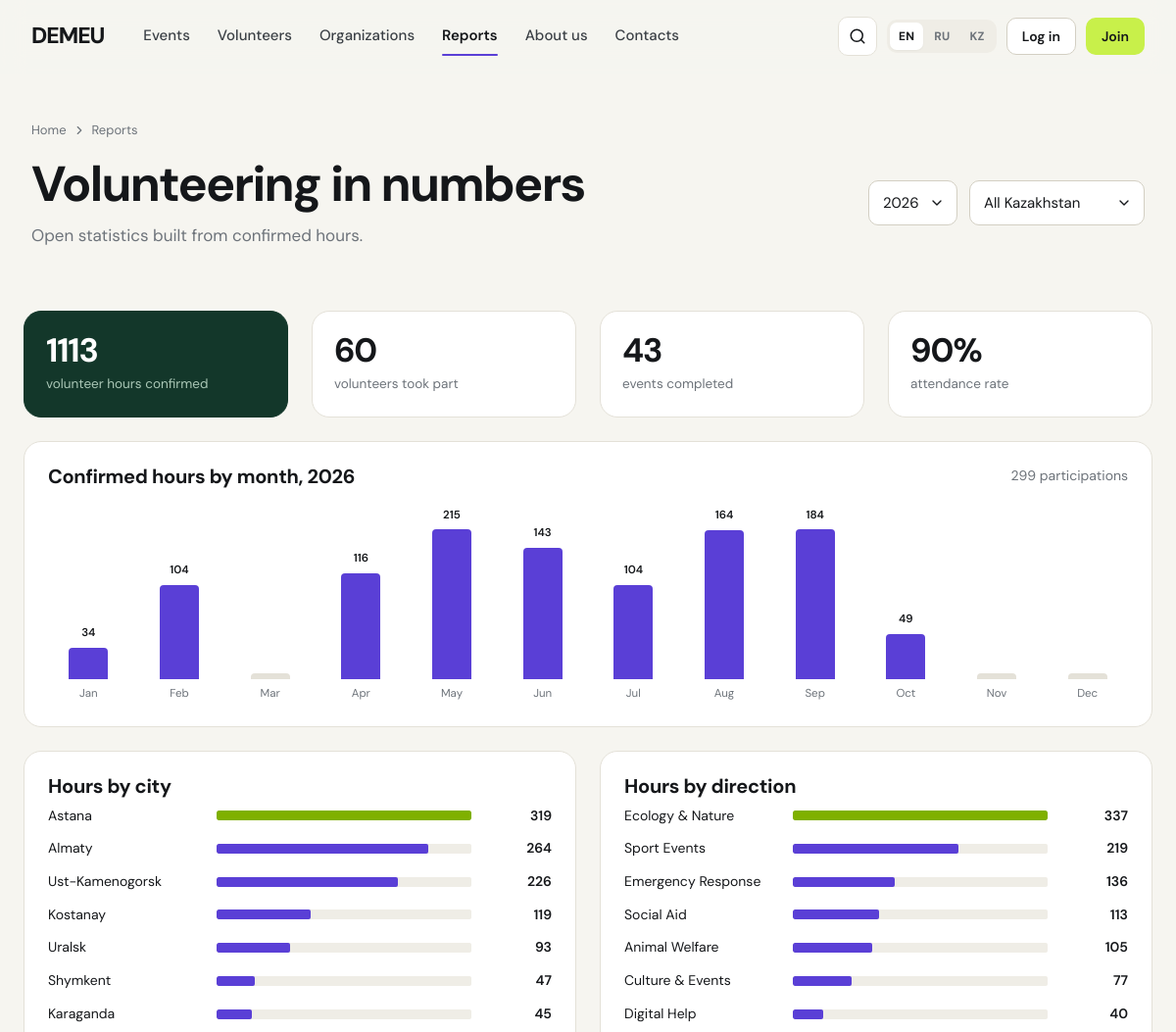
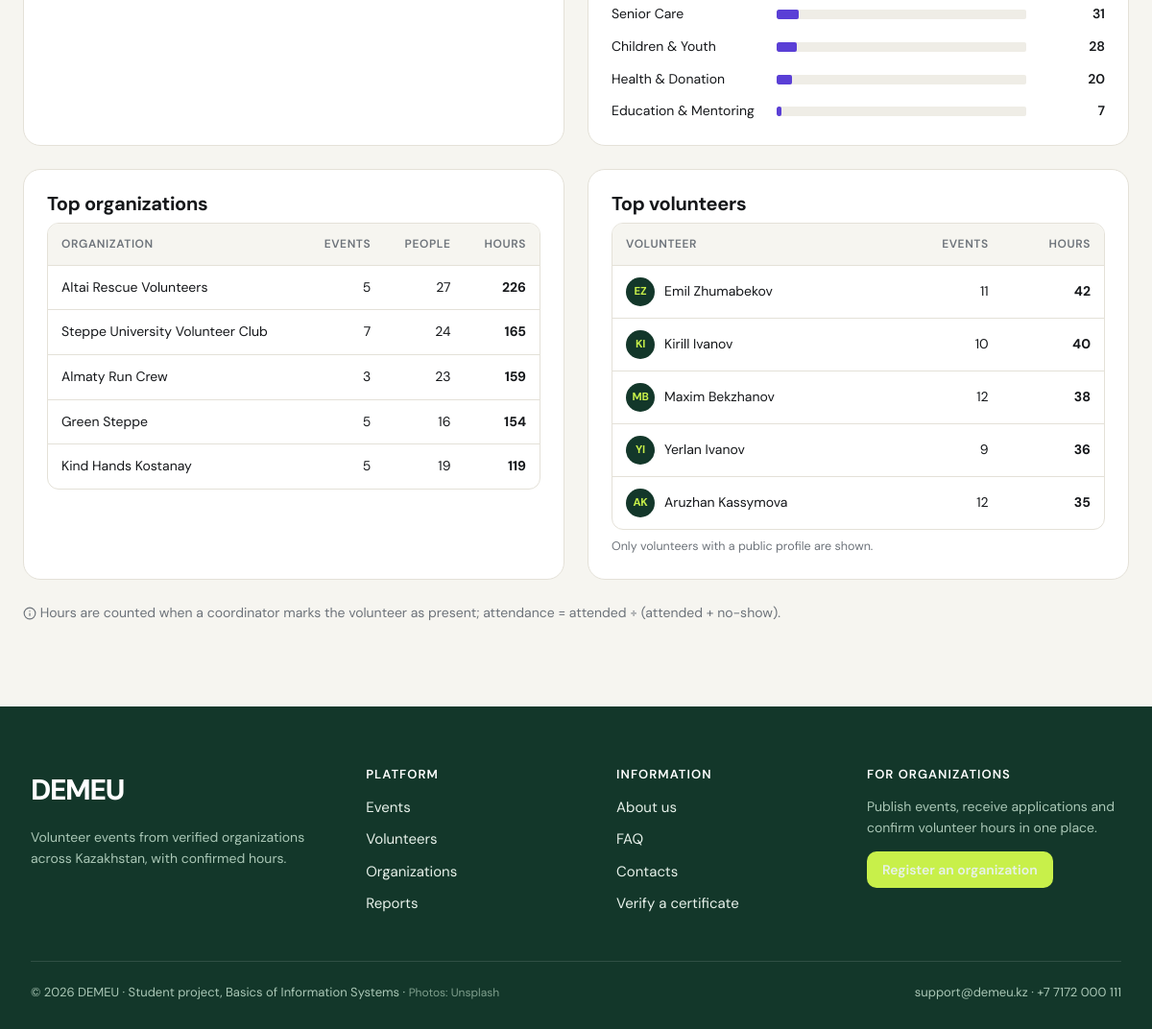
Page /reports on the committed database (2 pictures, top to bottom).
### tables this page shows
CREATE TABLE cities (
    city_id     INTEGER PRIMARY KEY,
    name_en     TEXT NOT NULL UNIQUE,
    name_ru     TEXT NOT NULL,
    name_kk     TEXT NOT NULL,
    region_en   TEXT NOT NULL,
    lat         REAL,
    lng         REAL
);

CREATE TABLE directions (
    direction_id INTEGER PRIMARY KEY,
    slug         TEXT NOT NULL UNIQUE,
    name_en      TEXT NOT NULL,
    name_ru      TEXT NOT NULL,
    name_kk      TEXT NOT NULL,
    icon         TEXT NOT NULL DEFAULT 'heart',
    tone         TEXT NOT NULL DEFAULT 'mint'
                 CHECK (tone IN ('mint','sage','butter','sky','rose','lilac'))
);

CREATE TABLE organizations (
    org_id           INTEGER PRIMARY KEY,
    name             TEXT NOT NULL UNIQUE,
    bin              TEXT NOT NULL UNIQUE CHECK (length(bin) = 12 AND bin NOT GLOB '*[^0-9]*'),
    org_type         TEXT NOT NULL CHECK (org_type IN ('ngo','foundation','initiative','university','government','business')),
    description      TEXT NOT NULL,
    city_id          INTEGER NOT NULL REFERENCES cities(city_id) ON DELETE RESTRICT,
    address          TEXT NOT NULL,
    email            TEXT NOT NULL,
    phone            TEXT NOT NULL,
    website          TEXT,
    logo_path        TEXT,
    founded_year     INTEGER CHECK (founded_year BETWEEN 1950 AND 2100),
    status           TEXT NOT NULL DEFAULT 'pending'
                     CHECK (status IN ('pending','verified','rejected','suspended')),
    status_comment   TEXT,                     -- reason for rejection / suspension
    verified_at      TEXT,
    verified_by      INTEGER REFERENCES users(user_id) ON DELETE SET NULL,
    created_at       TEXT NOT NULL DEFAULT (datetime('now','localtime'))
);

CREATE TABLE volunteers (
    volunteer_id  INTEGER PRIMARY KEY,
    user_id       INTEGER NOT NULL UNIQUE REFERENCES users(user_id) ON DELETE RESTRICT,
    full_name     TEXT NOT NULL CHECK (length(trim(full_name)) >= 3),
    phone         TEXT NOT NULL CHECK (phone GLOB '+7[0-9][0-9][0-9][0-9][0-9][0-9][0-9][0-9][0-9][0-9]'),
    birth_date    TEXT NOT NULL,               -- YYYY-MM-DD, age 14+ checked in the app
    city_id       INTEGER NOT NULL REFERENCES cities(city_id) ON DELETE RESTRICT,
    about         TEXT,
    skills        TEXT,                        -- free text, e.g. "first aid, English, driving"
    avatar_path   TEXT,
    is_public     INTEGER NOT NULL DEFAULT 1 CHECK (is_public IN (0,1)),     -- listed in the catalogue
    show_contacts INTEGER NOT NULL DEFAULT 0 CHECK (show_contacts IN (0,1)), -- phone/email visible to everyone
    created_at    TEXT NOT NULL DEFAULT (datetime('now','localtime'))
);

### demeu/public.py (the view)
@bp.route("/reports")
def reports():
    city = arg_int("city")
    year = arg_int("year") or date.today().year
    cf, cargs = ("AND e.city_id = ?", [city]) if city else ("", [])
    att = f"FROM registrations r JOIN events e USING (event_id) WHERE r.status='attended' {cf}"
    totals = dict(
        hours=scalar(f"SELECT COALESCE(SUM(r.hours_confirmed),0) {att} AND strftime('%Y', e.starts_at)=?",
                     cargs + [str(year)]),
        participations=scalar(f"SELECT COUNT(*) {att} AND strftime('%Y', e.starts_at)=?", cargs + [str(year)]),
        volunteers=scalar(f"SELECT COUNT(DISTINCT r.volunteer_id) {att} AND strftime('%Y', e.starts_at)=?",
                          cargs + [str(year)]),
        events=scalar(f"SELECT COUNT(*) FROM events e WHERE e.status='completed' {cf} AND strftime('%Y', e.starts_at)=?",
                      cargs + [str(year)]),
    )
    marked = query(f"""SELECT SUM(r.status='attended') AS a, SUM(r.status='no_show') AS n FROM registrations r
                       JOIN events e USING (event_id) WHERE strftime('%Y', e.starts_at)=? {cf}""",
                   [str(year)] + cargs, one=True)
    a, n = marked["a"] or 0, marked["n"] or 0
    totals["attendance"] = round(a * 100 / (a + n)) if a + n else None
    monthly = {m: 0 for m in range(1, 13)}
    for r in query(f"""SELECT CAST(strftime('%m', e.starts_at) AS INTEGER) AS m, SUM(r.hours_confirmed) AS h {att}
                       AND strftime('%Y', e.starts_at)=? GROUP BY m""", cargs + [str(year)]):
        monthly[r["m"]] = r["h"] or 0
    by_city = query(f"""SELECT c.*, COALESCE(SUM(r.hours_confirmed),0) AS hours, COUNT(DISTINCT e.event_id) AS n
        FROM cities c JOIN events e ON e.city_id=c.city_id JOIN registrations r ON r.event_id=e.event_id
        WHERE r.status='attended' AND strftime('%Y', e.starts_at)=? {cf}
        GROUP BY c.city_id ORDER BY hours DESC""", [str(year)] + cargs)
    by_direction = query(f"""SELECT d.*, COALESCE(SUM(r.hours_confirmed),0) AS hours, COUNT(DISTINCT e.event_id) AS n
        FROM directions d JOIN events e ON e.direction_id=d.direction_id JOIN registrations r ON r.event_id=e.event_id
        WHERE r.status='attended' AND strftime('%Y', e.starts_at)=? {cf}
        GROUP BY d.direction_id ORDER BY hours DESC""", [str(year)] + cargs)
    top_orgs = query(f"""SELECT o.org_id, o.name, COALESCE(SUM(r.hours_confirmed),0) AS hours,
        COUNT(DISTINCT e.event_id) AS n, COUNT(DISTINCT r.volunteer_id) AS people
        FROM organizations o JOIN events e ON e.org_id=o.org_id JOIN registrations r ON r.event_id=e.event_id
        WHERE r.status='attended' AND strftime('%Y', e.starts_at)=? {cf}
        GROUP BY o.org_id ORDER BY hours DESC LIMIT 5""", [str(year)] + cargs)
    top_vols = query(f"""SELECT v.volunteer_id, v.full_name, v.avatar_path, SUM(r.hours_confirmed) AS hours, COUNT(*) AS n
        FROM volunteers v JOIN registrations r USING (volunteer_id) JOIN events e USING (event_id)
        WHERE r.status='attended' AND v.is_public=1 AND strftime('%Y', e.starts_at)=? {cf}
        GROUP BY v.volunteer_id ORDER BY hours DESC LIMIT 5""", [str(year)] + cargs)
    years = [int(r["y"]) for r in query("SELECT DISTINCT strftime('%Y', starts_at) AS y FROM events ORDER BY y DESC")]
    return render_template("public/reports.html", totals=totals, monthly=monthly, by_city=by_city,
                           by_direction=by_direction, top_orgs=top_orgs, top_vols=top_vols, city=city,
                           year=year, years=years or [year], **ref())

### demeu/core.py (called while the page is built, shortened)
def get_lang():
    lang = session.get("lang")
    if lang in LANGS:
        return lang
    best = request.accept_languages.best_match(["en", "ru", "kk"]) if request else None
    return best or "en"

def _(key, **params):
    entry = TRANSLATIONS.get(key)
    if entry is None:
        text = key
    else:
        lang = g.get("lang", "en")
        text = entry.get(lang) or entry.get("en") or key
    if params:
        try:
            text = text.format(**params)
        except (KeyError, IndexError):
            pass
    return text

def loc(row, field):
    if row is None:
        return ""
    lang = g.get("lang", "en")
    keys = row.keys() if hasattr(row, "keys") else row
    for k in (f"{field}_{lang}", f"{field}_en", field):
        if k in keys and row[k]:
            return row[k]
    return ""

def parse_dt(value):
    if not value:
        return None
    if isinstance(value, datetime):
        return value
    for fmt in (DT_FMT, "%Y-%m-%d %H:%M:%S", "%Y-%m-%d"):
        try:
            return datetime.strptime(value, fmt)
        except ValueError:
            continue
    return None

def fmt_date(value, with_weekday=False, with_year=True):
    d = parse_dt(value)
    if not d:
        return ""
    lang = g.get("lang", "en")
    s = f"{d.day} {MONTHS[lang][d.month - 1]}"
    if with_year:
        s += f" {d.year}"
    if with_weekday:
        s = f"{WEEKDAYS[lang][d.weekday()]}, " + s
    return s

def fmt_hours(value):
    if value is None:
        return "0"
    v = float(value)
    return str(int(v)) if v.is_integer() else f"{v:.1f}"

def initials(name):
    parts = [p for p in (name or "").split() if p]
    return "".join(p[0] for p in parts[:2]).upper() or "?"

def load_user():
    g.user = g.volunteer = g.coordinator = g.org = None
    uid = session.get("uid")
    if not uid:
        return

def check_csrf():
    if request.method == "POST" and not current_app.config.get("TESTING_NO_CSRF"):
        sent = request.form.get("csrf_token") or request.headers.get("X-CSRF-Token")
        if not sent or not secrets.compare_digest(sent, session.get("csrf", "")):
            abort(400, description="CSRF token missing or invalid")

def unread_count():
    if not g.get("user"):
        return 0
    return scalar("SELECT COUNT(*) FROM notifications WHERE user_id=? AND is_read=0",
                  (g.user["user_id"],))

def arg_int(name, default=None):
    try:
        return int(request.args.get(name, ""))
    except ValueError:
        return default

### demeu/templates/public/reports.html (shortened to what this page needs)
{% extends "base.html" %}
{% from "partials/macros.html" import avatar, empty %}
{% block content %}
<section class="page-head">
  <div class="wrap">
    <div class="crumbs"><a href="{{ url_for('public.home') }}">{{ _('home') }}</a>{{ icon('chevron-right', 14) }}<span>{{ _('nav_reports') }}</span></div>
    <div class="row between">
      <div><h1>{{ _('reports_title') }}</h1><p>{{ _('reports_subtitle') }}</p></div>
      <form class="row" method="get" data-autosubmit>
        <select class="select pill" name="year" aria-label="{{ _('year') }}" style="width:auto">
          {% for y in years %}<option value="{{ y }}" {{ 'selected' if y == year }}>{{ y }}</option>{% endfor %}</select>
        <select class="select pill" name="city" aria-label="{{ _('city') }}" style="width:auto"><option value="">{{ _('all_kazakhstan') }}</option>
          {% for c in cities %}<option value="{{ c.city_id }}" {{ 'selected' if city == c.city_id }}>{{ loc(c, 'name') }}</option>{% endfor %}</select>
      </form>
    </div>
  </div>
</section>
<div class="wrap" style="padding:32px 24px 72px">
  <div class="grid grid-4">
    <div class="stat dark"><div class="ic-wrap">{{ icon('clock') }}</div><div class="num">{{ fmt_hours(totals.hours) }}</div><div class="lbl">{{ _('stat_hours') }}</div></div>
    <div class="stat"><div class="ic-wrap">{{ icon('users') }}</div><div class="num">{{ totals.volunteers }}</div><div class="lbl">{{ _('stat_active_volunteers') }}</div></div>
    <div class="stat"><div class="ic-wrap">{{ icon('check-circle') }}</div><div class="num">{{ totals.events }}</div><div class="lbl">{{ _('stat_events_done') }}</div></div>
    <div class="stat"><div class="ic-wrap">{{ icon('target') }}</div><div class="num">{{ (totals.attendance ~ '%') if totals.attendance is not none else '—' }}</div><div class="lbl">{{ _('stat_attendance') }}</div></div>
  </div>
  <div class="card card-pad mt-3">
    <div class="row between"><h3 class="mb-0">{{ _('hours_by_month', y=year) }}</h3><span class="small muted">{{ _('participations_n', n=totals.participations) }}</span></div>
    {% set mx = (monthly.values()|max) or 1 %}
    <div class="colchart" role="img" aria-label="{{ _('hours_by_month', y=year) }}">
      {% for m, h in monthly.items() %}
      <div class="col {{ 'zero' if not h }}" title="{{ fmt_hours(h) }} {{ _('h_short') }}">
        <b>{{ fmt_hours(h) if h else '' }}</b><i style="height:{{ [3, (h * 100 / mx)|round|int]|max }}%"></i>
        <small>{{ fmt_date('2000-%02d-01'|format(m), False, False).split(' ')[1] }}</small></div>
      {% endfor %}
    </div>
  </div>
  <div class="grid grid-2 mt-3">
    <div class="card card-pad">
      <h3>{{ _('hours_by_city') }}</h3>
      {% if by_city %}
      <div class="bars">{% set mx = by_city[0].hours or 1 %}
        {% for c in by_city %}<div class="bar-row"><span>{{ loc(c, 'name') }}</span><span class="track"><i style="width:{{ (c.hours * 100 / mx)|round|int }}%"></i></span><span class="v">{{ fmt_hours(c.hours) }}</span></div>{% endfor %}
      </div>{% else %}<p class="muted">{{ _('no_data') }}</p>{% endif %}
    </div>
    <div class="card card-pad">
      <h3>{{ _('hours_by_direction') }}</h3>
      {% if by_direction %}
      <div class="bars">{% set mx = by_direction[0].hours or 1 %}
        {% for d in by_direction %}<div class="bar-row"><span>{{ loc(d, 'name') }}</span><span class="track"><i style="width:{{ (d.hours * 100 / mx)|round|int }}%"></i></span><span class="v">{{ fmt_hours(d.hours) }}</span></div>{% endfor %}
      </div>{% else %}<p class="muted">{{ _('no_data') }}</p>{% endif %}
    </div>
    <div class="card card-pad">
      <h3>{{ _('top_orgs') }}</h3>
      <div class="table-wrap"><table class="table"><thead><tr><th>{{ _('organization') }}</th><th class="num">{{ _('events_col') }}</th><th class="num">{{ _('people_col') }}</th><th class="num">{{ _('hours_col') }}</th></tr></thead>
        <tbody>{% for o in top_orgs %}<tr><td><a href="{{ url_for('public.organization_profile', org_id=o.org_id) }}">{{ o.name }}</a></td><td class="num">{{ o.n }}</td><td class="num">{{ o.people }}</td><td class="num"><b>{{ fmt_hours(o.hours) }}</b></td></tr>
        {% else %}<tr><td colspan="4" class="muted">{{ _('no_data') }}</td></tr>{% endfor %}</tbody></table></div>
    </div>
    <div class="card card-pad">
      <h3>{{ _('top_volunteers') }}</h3>
      <div class="table-wrap"><table class="table"><thead><tr><th>{{ _('volunteer') }}</th><th class="num">{{ _('events_col') }}</th><th class="num">{{ _('hours_col') }}</th></tr></thead>
        <tbody>{% for v in top_vols %}<tr><td><a class="person" href="{{ url_for('public.volunteer_profile', volunteer_id=v.volunteer_id) }}">{{ avatar(v.avatar_path, v.full_name, 'sm') }}{{ v.full_name }}</a></td><td class="num">{{ v.n }}</td><td class="num"><b>{{ fmt_hours(v.hours) }}</b></td></tr>
        {% else %}<tr><td colspan="3" class="muted">{{ _('no_data') }}</td></tr>{% endfor %}</tbody></table></div>
      <p class="xs muted mt-1 mb-0">{{ _('top_volunteers_note') }}</p>
    </div>
  </div>
  <p class="small muted mt-3">{{ icon('info', 14) }} {{ _('reports_method_note') }}</p>
</div>
{% endblock %}

### demeu/templates/partials/macros.html (shortened to what this page needs)
{% macro avatar(path, name, cls='') -%}
<span class="avatar {{ cls }}">{% if path %}<img src="{{ media_url(path) }}" alt="">{% else %}{{ initials(name) }}{% endif %}</span>
{%- endmacro %}

### rows in the picture
cities: name_en "Astana", {{ (c.hours * 100 / mx)|round|int }} 100 (drawn), fmt_hours "319"
cities: name_en "Almaty", {{ (c.hours * 100 / mx)|round|int }} 83 (drawn), fmt_hours "264"
cities: name_en "Ust-Kamenogorsk", {{ (c.hours * 100 / mx)|round|int }} 71 (drawn), fmt_hours "226"
cities: name_en "Kostanay", {{ (c.hours * 100 / mx)|round|int }} 37 (drawn), fmt_hours "119"
cities: name_en "Uralsk", {{ (c.hours * 100 / mx)|round|int }} 29 (drawn), fmt_hours "93"
cities: name_en "Shymkent", {{ (c.hours * 100 / mx)|round|int }} 15 (drawn), fmt_hours "47"
cities: name_en "Karaganda", {{ (c.hours * 100 / mx)|round|int }} 14 (drawn), fmt_hours "45"
directions: name_en "Ecology & Nature", {{ (d.hours * 100 / mx)|round|int }} 100 (drawn), fmt_hours "337"
directions: name_en "Sport Events", {{ (d.hours * 100 / mx)|round|int }} 65 (drawn), fmt_hours "219"
directions: name_en "Emergency Response", {{ (d.hours * 100 / mx)|round|int }} 40 (drawn), fmt_hours "136"
directions: name_en "Social Aid", {{ (d.hours * 100 / mx)|round|int }} 34 (drawn), fmt_hours "113"
directions: name_en "Animal Welfare", {{ (d.hours * 100 / mx)|round|int }} 31 (drawn), fmt_hours "105"
directions: name_en "Culture & Events", {{ (d.hours * 100 / mx)|round|int }} 23 (drawn), fmt_hours "77"
directions: name_en "Digital Help", {{ (d.hours * 100 / mx)|round|int }} 12 (drawn), fmt_hours "40"
directions: name_en "Senior Care", {{ (d.hours * 100 / mx)|round|int }} 9 (drawn), fmt_hours "31"
directions: name_en "Children & Youth", {{ (d.hours * 100 / mx)|round|int }} 8 (drawn), fmt_hours "28"
directions: name_en "Health & Donation", {{ (d.hours * 100 / mx)|round|int }} 6 (drawn), fmt_hours "20"
directions: name_en "Education & Mentoring", {{ (d.hours * 100 / mx)|round|int }} 2 (drawn), fmt_hours "7"
organizations: name "Altai Rescue Volunteers", n "5", people "27", fmt_hours "226"
organizations: name "Steppe University Volunteer Club", n "7", people "24", fmt_hours "165"
organizations: name "Almaty Run Crew", n "3", people "23", fmt_hours "159"
organizations: name "Green Steppe", n "5", people "16", fmt_hours "154"
organizations: name "Kind Hands Kostanay", n "5", people "19", fmt_hours "119"
volunteers: full_name "EZ", full_name "Emil Zhumabekov", n "11", fmt_hours "42"
volunteers: full_name "KI", full_name "Kirill Ivanov", n "10", fmt_hours "40"
volunteers: full_name "MB", full_name "Maxim Bekzhanov", n "12", fmt_hours "38"
volunteers: full_name "YI", full_name "Yerlan Ivanov", n "9", fmt_hours "36"
volunteers: full_name "AK", full_name "Aruzhan Kassymova", n "12", fmt_hours "35"

### other values in the picture
{{ LANG_LABELS[code] }} "EN" "RU" "KZ"
{{ fmt_hours(totals.hours) }} "1113"
{{ totals.volunteers }} "60"
{{ totals.events }} "43"
{{ (totals.attendance ~ '%') if totals.attendance is not none else '—' }} "90%"
{{ fmt_hours(h) if h else '' }} "34" "104" "116" "215" "143" "104" "164" "184" "49"
{{ fmt_date('2000-%02d-01'|format(m), False, False).split(' ')[1] }} "Jan" "Feb" "Mar" "Apr" "May" "Jun" "Jul" "Aug" "Sep" "Oct" "Nov" "Dec"
{{ 2026 }} "2026"
form field year "2026"
form field city "All Kazakhstan"
